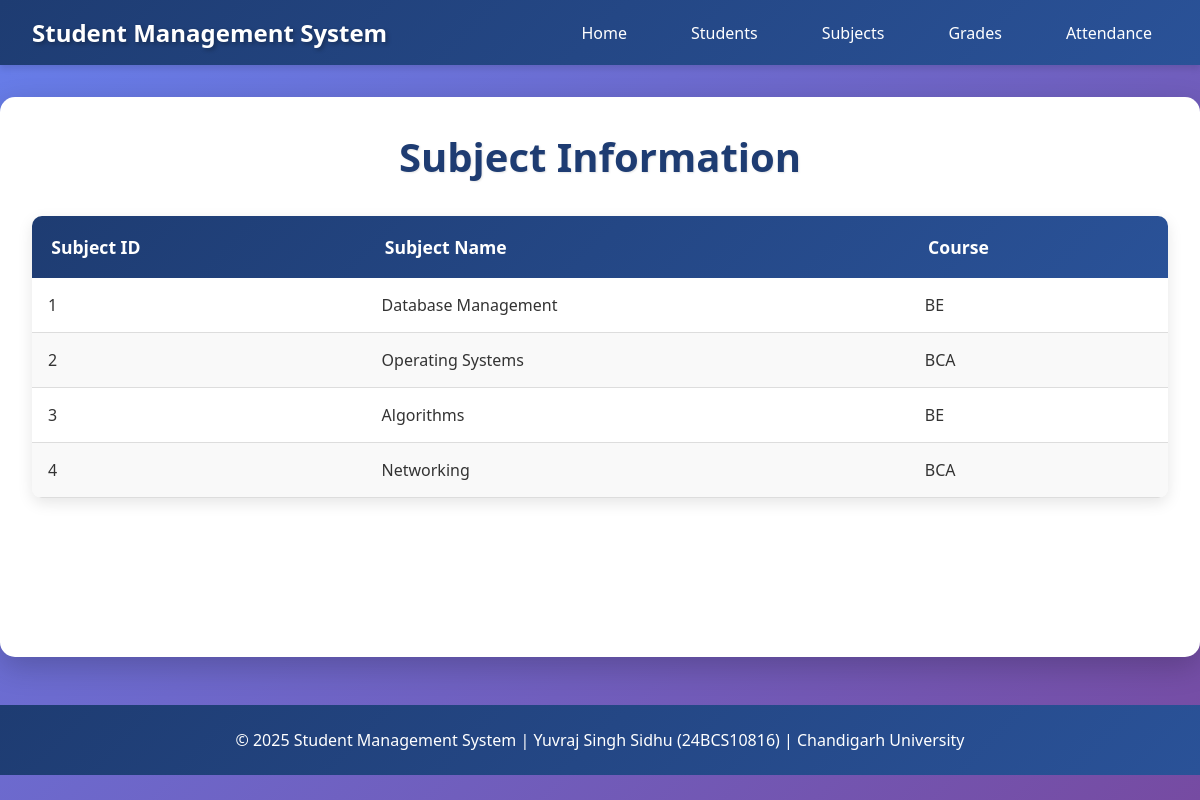
Page /subjects on the committed database.
### tables this page shows
CREATE TABLE Subject (
        SubjectID INTEGER PRIMARY KEY AUTOINCREMENT,
        SubjectName TEXT NOT NULL,
        Course TEXT
    );

### app.py (the view)
@app.route('/subjects')
def subjects():
    conn = get_db_connection()
    subjects = conn.execute('SELECT * FROM Subject ORDER BY SubjectID').fetchall()
    conn.close()
    return render_template('subjects.html', subjects=subjects)

### app.py (called while the page is built)
def get_db_connection():
    conn = sqlite3.connect('student_management.db')
    conn.row_factory = sqlite3.Row
    return conn

### templates/subjects.html
{% extends 'base.html' %}
{% block content %}
<h2>Subject Information</h2>
<table class="data-table">
    <thead>
        <tr>
            <th>Subject ID</th>
            <th>Subject Name</th>
            <th>Course</th>
        </tr>
    </thead>
    <tbody>
        {% for subject in subjects %}
        <tr>
            <td>{{ subject['SubjectID'] }}</td>
            <td>{{ subject['SubjectName'] }}</td>
            <td>{{ subject['Course'] }}</td>
        </tr>
        {% endfor %}
    </tbody>
</table>
{% endblock %}

### static/style.css (style rules this page uses)
* { margin: 0; padding: 0; box-sizing: border-box; }
body { font-family: 'Segoe UI', Tahoma, Geneva, Verdana, sans-serif; background: linear-gradient(135deg, #667eea 0%, #764ba2 100%); min-height: 100vh; color: #333; }
h2 { color: #1e3c72; font-size: 2.5rem; margin-bottom: 2rem; text-align: center; text-shadow: 1px 1px 2px rgba(0, 0, 0, 0.1); }
.data-table { width: 100%; border-collapse: collapse; margin-top: 2rem; box-shadow: 0 5px 15px rgba(0, 0, 0, 0.1); border-radius: 10px; overflow: hidden; }
.data-table thead { background: linear-gradient(135deg, #1e3c72 0%, #2a5298 100%); color: white; }
.data-table th { padding: 1.2rem; text-align: left; font-weight: bold; font-size: 1.1rem; }
.data-table tbody tr { border-bottom: 1px solid #ddd; transition: background 0.3s ease; }
.data-table tbody tr:nth-child(even) { background: #f9f9f9; }
.data-table td { padding: 1rem; font-size: 1rem; }

### rows in the picture
Subject: SubjectID "1", SubjectName "Database Management", Course "BE"
Subject: SubjectID "2", SubjectName "Operating Systems", Course "BCA"
Subject: SubjectID "3", SubjectName "Algorithms", Course "BE"
Subject: SubjectID "4", SubjectName "Networking", Course "BCA"
